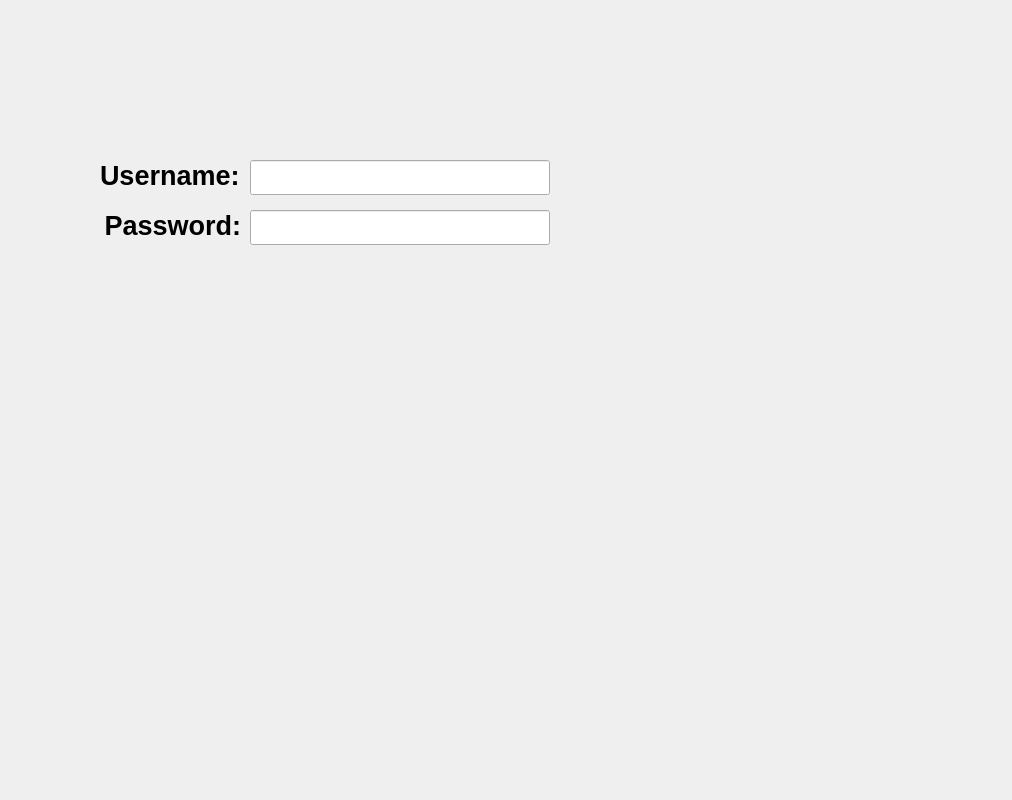
<?xml version="1.0" encoding="UTF-8"?>
<ui version="4.0">
 <class>Form</class>
 <widget class="QWidget" name="Form">
  <property name="geometry">
   <rect>
    <x>0</x>
    <y>0</y>
    <width>1012</width>
    <height>800</height>
   </rect>
  </property>
  <property name="windowTitle">
   <string>Form</string>
  </property>
  <widget class="QLabel" name="label">
   <property name="geometry">
    <rect>
     <x>100</x>
     <y>160</y>
     <width>151</width>
     <height>31</height>
    </rect>
   </property>
   <property name="font">
    <font>
     <pointsize>20</pointsize>
     <bold>true</bold>
    </font>
   </property>
   <property name="text">
    <string>Username:</string>
   </property>
  </widget>
  <widget class="QLineEdit" name="lineEdit_username">
   <property name="geometry">
    <rect>
     <x>250</x>
     <y>160</y>
     <width>300</width>
     <height>35</height>
    </rect>
   </property>
   <property name="font">
    <font>
     <pointsize>15</pointsize>
     <bold>true</bold>
    </font>
   </property>
  </widget>
  <widget class="QLineEdit" name="lineEdit_password">
   <property name="geometry">
    <rect>
     <x>250</x>
     <y>210</y>
     <width>300</width>
     <height>35</height>
    </rect>
   </property>
   <property name="font">
    <font>
     <pointsize>15</pointsize>
     <bold>true</bold>
    </font>
   </property>
  </widget>
  <widget class="QLabel" name="label_2">
   <property name="geometry">
    <rect>
     <x>90</x>
     <y>210</y>
     <width>151</width>
     <height>31</height>
    </rect>
   </property>
   <property name="font">
    <font>
     <pointsize>20</pointsize>
     <bold>true</bold>
    </font>
   </property>
   <property name="text">
    <string>Password:</string>
   </property>
   <property name="alignment">
    <set>Qt::AlignRight|Qt::AlignTrailing|Qt::AlignVCenter</set>
   </property>
  </widget>
 </widget>
 <resources/>
 <connections/>
</ui>
